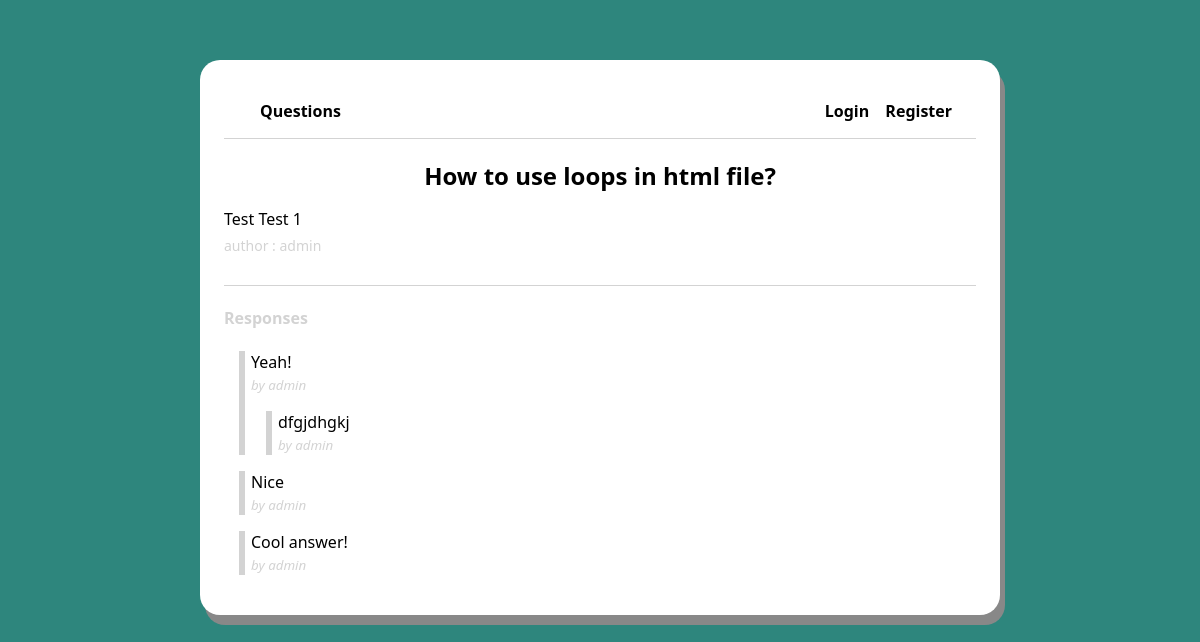
Screenshot of /question/1 with the database file from the repository.
### main/models.py (models this page shows, shortened)
class Question(models.Model):
    author = models.ForeignKey(User , null=False, on_delete= models.CASCADE)
    title  = models.CharField(max_length=200, null=False)
    body = models.TextField(null=False)
    created_at = models.DateTimeField(auto_now_add = True)
    updated_at = models.DateTimeField(auto_now_add = True)
    def get_responses(self):
        return self.responses.filter(parent=None)

class Response(models.Model):
    user = models.ForeignKey(User, null=False, on_delete=models.CASCADE)
    question = models.ForeignKey(Question, null=False, on_delete=models.CASCADE, related_name = 'responses')
    parent = models.ForeignKey('self', null=True, blank = True, on_delete=models.CASCADE)
    body = models.TextField(null=False)
    created_at = models.DateTimeField(auto_now_add = True)
    updated_at = models.DateTimeField(auto_now_add = True)
    def get_responses(self):
        return Response.objects.filter(parent=self)

### main/views.py (the view, shortened to what this page needs)
# urls.py: path('question/<int:id>', views.questionpage, name='question'),
def questionpage(request, id):
    response_form = NewResponseForm()
    reply_form = NewReplyForm()
    question = Question.objects.get(id=id)
    context = {
        'question':question,
        'response_form' : response_form,
        'reply_form' : reply_form
    }
    return render(request, 'question.html', context)

### main/templates/question.html (shortened to what this page needs)
{% extends 'layouts/page.html' %}
{% block content %}
<div class="page question-page">
    <h2 class="question-title">{{question.title}}</h2>
    <p class="question-body">{{question.body}}</p>
    <span class="question-author">author : {{question.author.username}}</span>
    <div class="responses-container">
        <h4 class="responses-container-heading">Responses</h4>
        {% if not question.responses.all %}
            <p class="no-responses-text">No responses yet</p>
        {% else %}
            {% for response in question.get_responses %}
                {% include 'components/response.html' with response=response %}
            {% endfor %}
        {% endif %}
    </div>
</div>
{% endblock %}

### main/templates/components/response.html (shortened to what this page needs)
<blockquote id="{{response.id}}">
    <p class="response-body">{{response.body}}</p>
    <small class="response-author">by {{response.user.username}}</small>
    {% for children in response.get_responses %}
        {% include 'components/response.html' with response=children %}
    {% endfor %}
</blockquote>

### static/css/style.css (style rules this page uses)
html, body { font-family: 'Segoe UI', Tahoma, Geneva, Verdana, sans-serif; background-color: #2e867d; }
*, *::after, *::before { box-sizing: border-box; }
blockquote { border-left: 6px solid lightgray; padding-left: 6px; margin-left: 15px; }
.page { display: flex; flex-direction: column; }
.question-title { font-weight: 900; margin: 20px auto 0 auto; }
.question-body { margin-bottom: 6px; }
.question-author { font-size: 14px; color: lightgray; }
.responses-container { border-top: 1px solid lightgray; margin-top: 30px; }
.responses-container-heading { color: lightgray; }
.response-body { margin: 0; }
.response-author { color: lightgray; font-style: italic; }

### rows the page displays
Question: title "How to use loops in html file?", body "Test Test 1", author.username "admin"
Response: body "Yeah!", user.username "admin"
Response: body "dfgjdhgkj", user.username "admin"
Response: body "Nice", user.username "admin"
Response: body "Cool answer!", user.username "admin"
